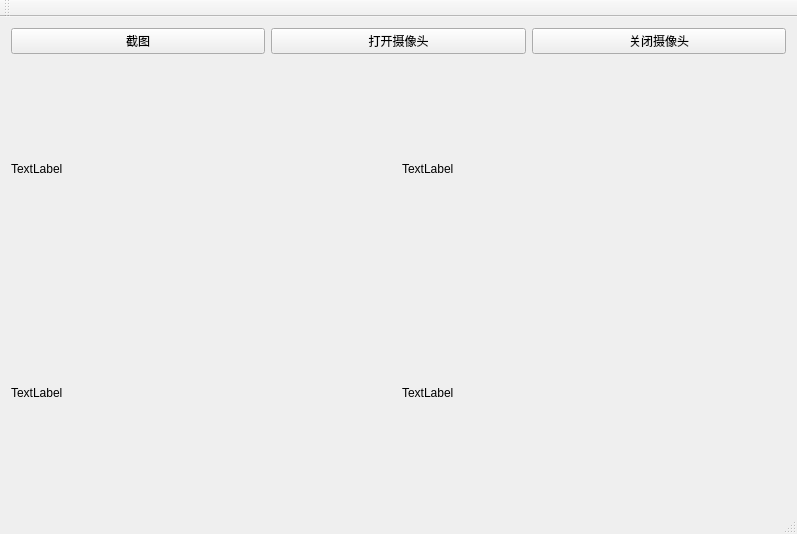
<?xml version="1.0" encoding="UTF-8"?>
<ui version="4.0">
 <class>QtGuiVisionPrjClass</class>
 <widget class="QMainWindow" name="QtGuiVisionPrjClass">
  <property name="geometry">
   <rect>
    <x>0</x>
    <y>0</y>
    <width>797</width>
    <height>534</height>
   </rect>
  </property>
  <property name="windowTitle">
   <string>QtGuiVisionPrj</string>
  </property>
  <widget class="QWidget" name="centralWidget">
   <layout class="QGridLayout" name="gridLayout_4">
    <item row="0" column="0">
     <layout class="QGridLayout" name="gridLayout_2">
      <item row="0" column="0">
       <layout class="QGridLayout" name="gridLayout_3">
        <item row="0" column="0">
         <widget class="QPushButton" name="CamshotBtn">
          <property name="text">
           <string>截图</string>
          </property>
         </widget>
        </item>
        <item row="0" column="1">
         <widget class="QPushButton" name="OpenCamBtn">
          <property name="text">
           <string>打开摄像头</string>
          </property>
         </widget>
        </item>
        <item row="0" column="2">
         <widget class="QPushButton" name="CloseCamBtn">
          <property name="text">
           <string>关闭摄像头</string>
          </property>
         </widget>
        </item>
       </layout>
      </item>
      <item row="1" column="0">
       <layout class="QGridLayout" name="gridLayout">
        <item row="1" column="1">
         <widget class="QLabel" name="campicblack">
          <property name="text">
           <string>TextLabel</string>
          </property>
         </widget>
        </item>
        <item row="1" column="0">
         <widget class="QLabel" name="campicwhite">
          <property name="text">
           <string>TextLabel</string>
          </property>
         </widget>
        </item>
        <item row="2" column="0">
         <widget class="QLabel" name="campicwhiteshot">
          <property name="text">
           <string>TextLabel</string>
          </property>
         </widget>
        </item>
        <item row="2" column="1">
         <widget class="QLabel" name="campicblackshot">
          <property name="text">
           <string>TextLabel</string>
          </property>
         </widget>
        </item>
       </layout>
      </item>
     </layout>
    </item>
   </layout>
  </widget>
  <widget class="QMenuBar" name="menuBar">
   <property name="geometry">
    <rect>
     <x>0</x>
     <y>0</y>
     <width>797</width>
     <height>23</height>
    </rect>
   </property>
  </widget>
  <widget class="QToolBar" name="mainToolBar">
   <attribute name="toolBarArea">
    <enum>TopToolBarArea</enum>
   </attribute>
   <attribute name="toolBarBreak">
    <bool>false</bool>
   </attribute>
  </widget>
  <widget class="QStatusBar" name="statusBar"/>
 </widget>
 <layoutdefault spacing="6" margin="11"/>
 <resources>
  <include location="QtGuiVisionPrj.qrc"/>
 </resources>
 <connections/>
</ui>
